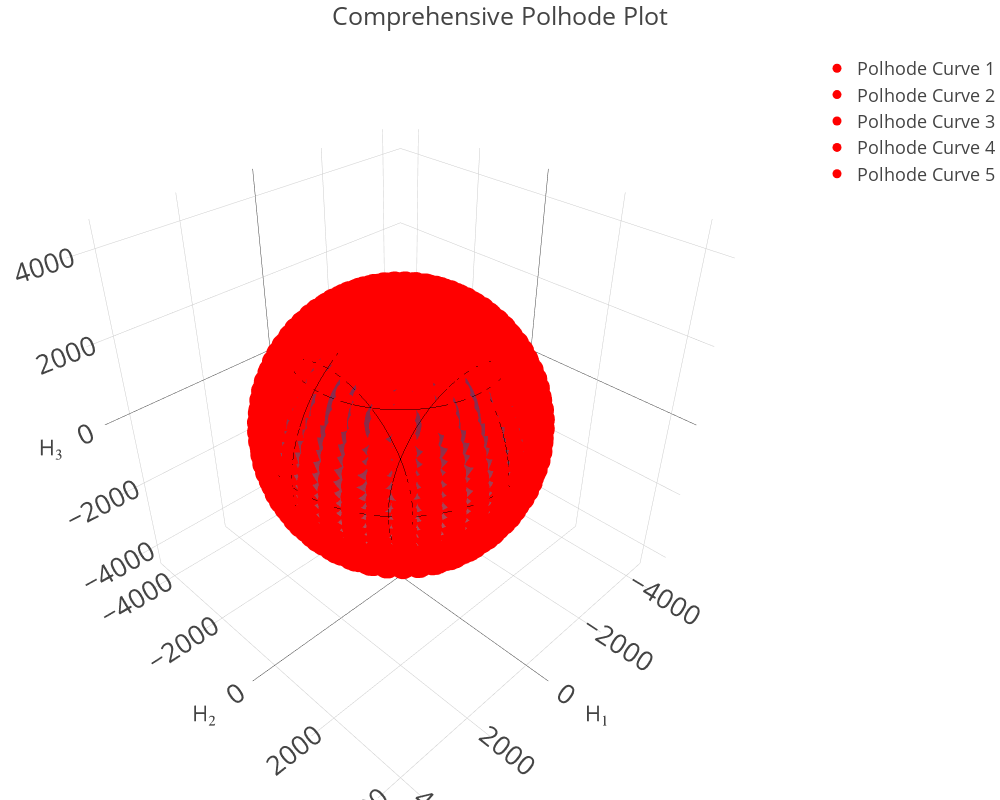

This figure's notebook cell:
### Code cell
def polhode_plotter(I, omega):
    """
    Plot a comprehensive polhode plot with intersection lines for varying energy levels.
    
    Parameters:
    - I: List/Array of principal moments of inertia [I1, I2, I3].
    - omega: List/Array of body rates along the principal axes [omega_1, omega_2, omega_3].
    """
    # Start timing
    start_time = time.time()
    
    # Unpack moments of inertia and body rates
    I1, I2, I3 = I
    omega_1, omega_2, omega_3 = omega

    
    # Compute angular momentum components and magnitude
    H1 = I1 * omega_1
    H2 = I2 * omega_2
    H3 = I3 * omega_3
    H = np.sqrt(H1**2 + H2**2 + H3**2)  # Total angular momentum magnitude
    
    # Calculate minimum, intermediate, and maximum energy levels
    T_min = H**2 / (2 * I1)
    T_int = H**2 / (2 * I2)
    T_max = H**2 / (2 * I3)
    
    # Define energy levels for plotting later
    energy_levels = [T_min,                      # Minimum energy
                     (T_min + T_int) / 2,        # Midpoint between T_min and T_int
                     T_int,                      # Intermediate energy level
                     (T_int + T_max) / 2,        # Midpoint between T_int and T_max
                     T_max                       # Maximum energy
                    ]
    
    # Initialize arrays for storing curves
    all_x_curves, all_y_curves, all_z_curves = [], [], []

    # Discretize theta and phi for the momentum sphere
    # - If all three principal moments of inertia (I1, I2, I3) are equal, the energy ellipsoid reduces to a perfect sphere.
    # - In this degenerate case, the entire momentum sphere is effectively the intersection, and the computation becomes redundant.
    # - To optimize performance, we use a significantly lower angular resolution (`num_angles = 40`) since the high resolution 
    #   would waste time computing the intersection for a self-intersecting sphere.
    # - For non-degenerate cases (I1 ≠ I2 ≠ I3), we retain a high resolution (`num_angles = 750`) for accurate intersection computation.
    if np.isclose(I1, I2) and np.isclose(I2, I3):
        num_angles = 40  # Define lower angular resolution for the degenerate case
    else:
        num_angles = 750  # Define high angular resolution for general cases
    
    theta_vals = np.linspace(0, np.pi, num_angles)                # Polar angle
    phi_vals = np.linspace(0, 2 * np.pi, num_angles)              # Azimuthal angle
    theta_grid, phi_grid = np.meshgrid(theta_vals, phi_vals)

    # Compute Cartesian coordinates for the sphere
    H1_grid = H * np.sin(theta_grid) * np.cos(phi_grid)
    H2_grid = H * np.sin(theta_grid) * np.sin(phi_grid)
    H3_grid = H * np.cos(theta_grid)

    # Compute momentum sphere equation
    #sphere_eq = ne.evaluate("H1_grid**2 + H2_grid**2 + H3_grid**2 - H**2")

    # Loop over energy levels
    for T in energy_levels:
        # Calculate semi-axes of the energy ellipsoid
        a = np.sqrt(2 * I1 * T)
        b = np.sqrt(2 * I2 * T)
        c = np.sqrt(2 * I3 * T)
        #print(f"Energy Level T: {T}, Semi-Axes: a={a:.3f}, b={b:.3f}, c={c:.3f}")

        # Compute energy ellipsoid equation for filtered points
        ellipsoid_eq = ne.evaluate("H1_grid**2 / a**2 + H2_grid**2 / b**2 + H3_grid**2 / c**2 - 1") #Parallelized Vectorized Computation
        #ellipsoid_eq = H1_grid**2 / a**2 + H2_grid**2 / b**2 + H3_grid**2 / c**2 - 1               # Vectorized Computation
        
        # Combine sphere and ellipsoid equations for intersection
        tolerance = 0.005
        intersection_mask = (np.abs(ellipsoid_eq) < tolerance) #& (np.abs(sphere_eq) < tolerance)
        
        # Extract intersection points
        x_curve = H1_grid[intersection_mask]
        y_curve = H2_grid[intersection_mask]
        z_curve = H3_grid[intersection_mask]
        #print(x_curve)

        # Store intersection curves
        all_x_curves.append(x_curve)
        all_y_curves.append(y_curve)
        all_z_curves.append(z_curve)

    # Create grid for visualization of momentum sphere
    u = np.linspace(0, 2 * np.pi, 50)
    v = np.linspace(0, np.pi, 50)
    u_grid, v_grid = np.meshgrid(u, v)

    x_sphere = H * np.sin(v_grid) * np.cos(u_grid)
    y_sphere = H * np.sin(v_grid) * np.sin(u_grid)
    z_sphere = H * np.cos(v_grid)

    # Create figure
    fig = go.Figure()

    # Add momentum sphere
    fig.add_trace(go.Surface(x=x_sphere, y=y_sphere, z=z_sphere,
                             opacity=0.5, colorscale='Blues', showscale=False,
                             name="Momentum Sphere",
                             contours={"x": {"show": True, "color": "black"},
                                       "y": {"show": True, "color": "black"},
                                       "z": {"show": True, "color": "black"}
                                      }
                            )
                 )

    # Add polhode curves for each energy level
    for i in range(len(all_x_curves)):
        fig.add_trace(go.Scatter3d(x=all_x_curves[i].flatten(), y=all_y_curves[i].flatten(), z=all_z_curves[i].flatten(),
                                   mode='markers',
                                   line=dict(color='red', width=3),
                                   name=f"Polhode Curve {i+1}"
                                  )
                     )

    # Update the figure layout
    fig.update_layout(width=1000,
                      height=800,
                      template='presentation',
                      scene={"aspectmode": 'cube',
                             "xaxis": {"range": [-1.5*H, 1.5*H], "autorange": False, "title": "H₁"},
                             "yaxis": {"range": [-1.5*H, 1.5*H], "autorange": False, "title": "H₂"},
                             "zaxis": {"range": [-1.5*H, 1.5*H], "autorange": False, "title": "H₃"},
                            },
                      margin=dict(l=0, r=0, t=50, b=0),
                      title="Comprehensive Polhode Plot"
                     )

    # Show the plot
    fig.show()
    
    # Stop timing and print execution time
    print(f"Execution time: {time.time() - start_time:.2f} seconds")

# Define principal moments of inertia
I = [5000, 5000, 5000]

# Define body rates along principal axes
omega = [0.5, 0.3, 0.2] 

# Call the function
polhode_plotter(I, omega)

### Figure 1 — Plotly figure (JSON) as saved in the notebook; plotly's stock layout.template omitted (floating-point values rounded to 4 significant figures; data arrays with more than 128 entries replaced by an {"elided": "..."} marker saying what was removed)
{"data": [{"colorscale": [[0, "rgb(247,251,255)"], [0.125, "rgb(222,235,247)"], [0.25, "rgb(198,219,239)"], [0.375, "rgb(158,202,225)"], [0.5, "rgb(107,174,214)"], [0.625, "rgb(66,146,198)"], [0.75, "rgb(33,113,181)"], [0.875, "rgb(8,81,156)"], [1, "rgb(8,48,107)"]], "contours": {"x": {"color": "black", "show": true}, "y": {"color": "black", "show": true}, "z": {"color": "black", "show": true}}, "name": "Momentum Sphere", "opacity": 0.5, "showscale": false, "type": "surface", "x": {"elided": "50x50 float values"}, "y": {"elided": "50x50 float values"}, "z": {"elided": "50x50 float values"}}, {"line": {"color": "red", "width": 3}, "mode": "markers", "name": "Polhode Curve 1", "type": "scatter3d", "x": {"elided": "1600 float values"}, "y": {"elided": "1600 float values"}, "z": {"elided": "1600 float values"}}, {"line": {"color": "red", "width": 3}, "mode": "markers", "name": "Polhode Curve 2", "type": "scatter3d", "x": {"elided": "1600 float values"}, "y": {"elided": "1600 float values"}, "z": {"elided": "1600 float values"}}, {"line": {"color": "red", "width": 3}, "mode": "markers", "name": "Polhode Curve 3", "type": "scatter3d", "x": {"elided": "1600 float values"}, "y": {"elided": "1600 float values"}, "z": {"elided": "1600 float values"}}, {"line": {"color": "red", "width": 3}, "mode": "markers", "name": "Polhode Curve 4", "type": "scatter3d", "x": {"elided": "1600 float values"}, "y": {"elided": "1600 float values"}, "z": {"elided": "1600 float values"}}, {"line": {"color": "red", "width": 3}, "mode": "markers", "name": "Polhode Curve 5", "type": "scatter3d", "x": {"elided": "1600 float values"}, "y": {"elided": "1600 float values"}, "z": {"elided": "1600 float values"}}], "layout": {"height": 800, "margin": {"b": 0, "l": 0, "r": 0, "t": 50}, "scene": {"aspectmode": "cube", "aspectratio": {"x": 1, "y": 1, "z": 1}, "xaxis": {"autorange": false, "range": [-4623.0, 4623.0], "title": {"text": "H₁"}, "type": "linear"}, "yaxis": {"autorange": false, "range": [-4623.0, 4623.0], "title": {"text": "H₂"}, "type": "linear"}, "zaxis": {"autorange": false, "range": [-4623.0, 4623.0], "title": {"text": "H₃"}, "type": "linear"}}, "title": {"text": "Comprehensive Polhode Plot"}, "width": 1000}}
